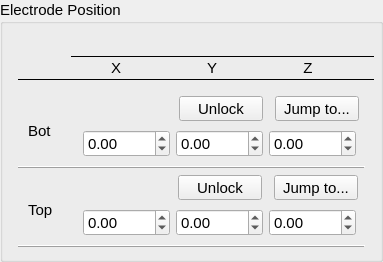
       <widget class="QGroupBox" name="postElecPositionGB">
        <property name="font">
         <font>
          <family>Arial</family>
          <pointsize>11</pointsize>
         </font>
        </property>
        <property name="title">
         <string>Electrode Position  </string>
        </property>
        <layout class="QGridLayout" name="gridLayout_7">
         <property name="leftMargin">
          <number>6</number>
         </property>
         <property name="rightMargin">
          <number>6</number>
         </property>
         <item row="4" column="0">
          <widget class="QWidget" name="topWig" native="true">
           <layout class="QGridLayout" name="gridLayout_3">
            <property name="topMargin">
             <number>0</number>
            </property>
            <property name="bottomMargin">
             <number>0</number>
            </property>
            <property name="verticalSpacing">
             <number>0</number>
            </property>
            <item row="0" column="0" rowspan="2" colspan="2">
             <widget class="QLabel" name="label_7">
              <property name="sizePolicy">
               <sizepolicy hsizetype="Fixed" vsizetype="Preferred">
                <horstretch>0</horstretch>
                <verstretch>0</verstretch>
               </sizepolicy>
              </property>
              <property name="minimumSize">
               <size>
                <width>50</width>
                <height>0</height>
               </size>
              </property>
              <property name="font">
               <font>
                <family>Arial</family>
                <pointsize>11</pointsize>
               </font>
              </property>
              <property name="text">
               <string>Top</string>
              </property>
              <property name="indent">
               <number>10</number>
              </property>
             </widget>
            </item>
            <item row="0" column="4">
             <widget class="QPushButton" name="topLockButton">
              <property name="sizePolicy">
               <sizepolicy hsizetype="Fixed" vsizetype="Fixed">
                <horstretch>0</horstretch>
                <verstretch>0</verstretch>
               </sizepolicy>
              </property>
              <property name="minimumSize">
               <size>
                <width>90</width>
                <height>25</height>
               </size>
              </property>
              <property name="font">
               <font>
                <family>Arial</family>
                <pointsize>11</pointsize>
               </font>
              </property>
              <property name="styleSheet">
               <string notr="true">margin-right: 6px;</string>
              </property>
              <property name="text">
               <string>Unlock</string>
              </property>
              <attribute name="buttonGroup">
               <string notr="true">unlockButtonGroup</string>
              </attribute>
             </widget>
            </item>
            <item row="0" column="3">
             <widget class="qSlicerMarkupsPlaceWidget" name="topPoint">
              <property name="sizePolicy">
               <sizepolicy hsizetype="Preferred" vsizetype="Preferred">
                <horstretch>0</horstretch>
                <verstretch>0</verstretch>
               </sizepolicy>
              </property>
              <property name="minimumSize">
               <size>
                <width>0</width>
                <height>0</height>
               </size>
              </property>
              <property name="font">
               <font>
                <family>Arial</family>
                <pointsize>11</pointsize>
               </font>
              </property>
              <property name="buttonsVisible">
               <bool>false</bool>
              </property>
              <property name="placeMultipleMarkups">
               <enum>qSlicerMarkupsPlaceWidget::ForcePlaceSingleMarkup</enum>
              </property>
              <property name="placeModeEnabled">
               <bool>false</bool>
              </property>
              <property name="deleteAllMarkupsOptionVisible">
               <bool>false</bool>
              </property>
              <property name="deleteButton().show()" stdset="0">
               <bool>true</bool>
              </property>
              <property name="placeButton().show()" stdset="0">
               <bool>true</bool>
              </property>
             </widget>
            </item>
            <item row="2" column="0" colspan="7">
             <widget class="Line" name="line_25">
              <property name="sizePolicy">
               <sizepolicy hsizetype="Preferred" vsizetype="Fixed">
                <horstretch>0</horstretch>
                <verstretch>0</verstretch>
               </sizepolicy>
              </property>
              <property name="minimumSize">
               <size>
                <width>0</width>
                <height>0</height>
               </size>
              </property>
              <property name="font">
               <font>
                <family>Arial</family>
                <pointsize>11</pointsize>
               </font>
              </property>
              <property name="frameShadow">
               <enum>QFrame::Raised</enum>
              </property>
              <property name="lineWidth">
               <number>1</number>
              </property>
              <property name="orientation">
               <enum>Qt::Horizontal</enum>
              </property>
             </widget>
            </item>
            <item row="1" column="2" colspan="5">
             <widget class="QWidget" name="widget_5" native="true">
              <layout class="QGridLayout" name="gridLayout_13">
               <property name="verticalSpacing">
                <number>6</number>
               </property>
               <item row="1" column="1">
                <widget class="QDoubleSpinBox" name="topY">
                 <property name="sizePolicy">
                  <sizepolicy hsizetype="Fixed" vsizetype="Fixed">
                   <horstretch>0</horstretch>
                   <verstretch>0</verstretch>
                  </sizepolicy>
                 </property>
                 <property name="minimumSize">
                  <size>
                   <width>60</width>
                   <height>0</height>
                  </size>
                 </property>
                 <property name="font">
                  <font>
                   <family>Arial</family>
                   <pointsize>11</pointsize>
                  </font>
                 </property>
                 <property name="focusPolicy">
                  <enum>Qt::StrongFocus</enum>
                 </property>
                 <property name="styleSheet">
                  <string notr="true"/>
                 </property>
                 <property name="minimum">
                  <double>-1000.000000000000000</double>
                 </property>
                 <property name="maximum">
                  <double>1000.000000000000000</double>
                 </property>
                </widget>
               </item>
               <item row="1" column="2">
                <widget class="QDoubleSpinBox" name="topZ">
                 <property name="sizePolicy">
                  <sizepolicy hsizetype="Fixed" vsizetype="Fixed">
                   <horstretch>0</horstretch>
                   <verstretch>0</verstretch>
                  </sizepolicy>
                 </property>
                 <property name="minimumSize">
                  <size>
                   <width>60</width>
                   <height>0</height>
                  </size>
                 </property>
                 <property name="font">
                  <font>
                   <family>Arial</family>
                   <pointsize>11</pointsize>
                  </font>
                 </property>
                 <property name="focusPolicy">
                  <enum>Qt::StrongFocus</enum>
                 </property>
                 <property name="minimum">
                  <double>-1000.000000000000000</double>
                 </property>
                 <property name="maximum">
                  <double>1000.000000000000000</double>
                 </property>
                </widget>
               </item>
               <item row="1" column="0">
                <widget class="QDoubleSpinBox" name="topX">
                 <property name="sizePolicy">
                  <sizepolicy hsizetype="Fixed" vsizetype="Fixed">
                   <horstretch>0</horstretch>
                   <verstretch>0</verstretch>
                  </sizepolicy>
                 </property>
                 <property name="minimumSize">
                  <size>
                   <width>60</width>
                   <height>0</height>
                  </size>
                 </property>
                 <property name="font">
                  <font>
                   <family>Arial</family>
                   <pointsize>11</pointsize>
                  </font>
                 </property>
                 <property name="focusPolicy">
                  <enum>Qt::StrongFocus</enum>
                 </property>
                 <property name="styleSheet">
                  <string notr="true"/>
                 </property>
                 <property name="showGroupSeparator" stdset="0">
                  <bool>false</bool>
                 </property>
                 <property name="minimum">
                  <double>-1000.000000000000000</double>
                 </property>
                 <property name="maximum">
                  <double>1000.000000000000000</double>
                 </property>
                </widget>
               </item>
              </layout>
             </widget>
            </item>
            <item row="0" column="5" colspan="2">
             <widget class="QPushButton" name="topJumpButton">
              <property name="sizePolicy">
               <sizepolicy hsizetype="Fixed" vsizetype="Fixed">
                <horstretch>0</horstretch>
                <verstretch>0</verstretch>
               </sizepolicy>
              </property>
              <property name="minimumSize">
               <size>
                <width>90</width>
                <height>25</height>
               </size>
              </property>
              <property name="font">
               <font>
                <family>Arial</family>
                <pointsize>11</pointsize>
               </font>
              </property>
              <property name="styleSheet">
               <string notr="true">margin-right: 6px;</string>
              </property>
              <property name="text">
               <string>Jump to...</string>
              </property>
              <attribute name="buttonGroup">
               <string notr="true">jumpToButtonGroup</string>
              </attribute>
             </widget>
            </item>
           </layout>
          </widget>
         </item>
         <item row="1" column="0">
          <widget class="QWidget" name="botWig" native="true">
           <property name="sizePolicy">
            <sizepolicy hsizetype="Preferred" vsizetype="Preferred">
             <horstretch>0</horstretch>
             <verstretch>0</verstretch>
            </sizepolicy>
           </property>
           <layout class="QGridLayout" name="gridLayout_6">
            <property name="topMargin">
             <number>0</number>
            </property>
            <property name="bottomMargin">
             <number>0</number>
            </property>
            <property name="verticalSpacing">
             <number>0</number>
            </property>
            <item row="0" column="0" rowspan="2">
             <widget class="QLabel" name="label_8">
              <property name="sizePolicy">
               <sizepolicy hsizetype="Fixed" vsizetype="Preferred">
                <horstretch>0</horstretch>
                <verstretch>0</verstretch>
               </sizepolicy>
              </property>
              <property name="minimumSize">
               <size>
                <width>50</width>
                <height>0</height>
               </size>
              </property>
              <property name="font">
               <font>
                <family>Arial</family>
                <pointsize>11</pointsize>
               </font>
              </property>
              <property name="text">
               <string>Bot</string>
              </property>
              <property name="margin">
               <number>0</number>
              </property>
              <property name="indent">
               <number>10</number>
              </property>
             </widget>
            </item>
            <item row="0" column="9">
             <widget class="QPushButton" name="botJumpButton">
              <property name="sizePolicy">
               <sizepolicy hsizetype="Fixed" vsizetype="Fixed">
                <horstretch>0</horstretch>
                <verstretch>0</verstretch>
               </sizepolicy>
              </property>
              <property name="minimumSize">
               <size>
                <width>90</width>
                <height>25</height>
               </size>
              </property>
              <property name="font">
               <font>
                <family>Arial</family>
                <pointsize>11</pointsize>
               </font>
              </property>
              <property name="styleSheet">
               <string notr="true">margin-right: 6px;</string>
              </property>
              <property name="text">
               <string>Jump to...</string>
              </property>
              <attribute name="buttonGroup">
               <string notr="true">jumpToButtonGroup</string>
              </attribute>
             </widget>
            </item>
            <item row="0" column="8">
             <widget class="QPushButton" name="botLockButton">
              <property name="sizePolicy">
               <sizepolicy hsizetype="Fixed" vsizetype="Fixed">
                <horstretch>0</horstretch>
                <verstretch>0</verstretch>
               </sizepolicy>
              </property>
              <property name="minimumSize">
               <size>
                <width>90</width>
                <height>25</height>
               </size>
              </property>
              <property name="font">
               <font>
                <family>Arial</family>
                <pointsize>11</pointsize>
               </font>
              </property>
              <property name="styleSheet">
               <string notr="true">margin-right: 6px;</string>
              </property>
              <property name="text">
               <string>Unlock</string>
              </property>
              <attribute name="buttonGroup">
               <string notr="true">unlockButtonGroup</string>
              </attribute>
             </widget>
            </item>
            <item row="1" column="1" colspan="9">
             <widget class="QWidget" name="widget_6" native="true">
              <layout class="QGridLayout" name="gridLayout_19">
               <item row="0" column="0">
                <widget class="QDoubleSpinBox" name="botX">
                 <property name="sizePolicy">
                  <sizepolicy hsizetype="Fixed" vsizetype="Fixed">
                   <horstretch>0</horstretch>
                   <verstretch>0</verstretch>
                  </sizepolicy>
                 </property>
                 <property name="minimumSize">
                  <size>
                   <width>60</width>
                   <height>0</height>
                  </size>
                 </property>
                 <property name="font">
                  <font>
                   <family>Arial</family>
                   <pointsize>11</pointsize>
                  </font>
                 </property>
                 <property name="focusPolicy">
                  <enum>Qt::StrongFocus</enum>
                 </property>
                 <property name="styleSheet">
                  <string notr="true"/>
                 </property>
                 <property name="showGroupSeparator" stdset="0">
                  <bool>false</bool>
                 </property>
                 <property name="minimum">
                  <double>-1000.000000000000000</double>
                 </property>
                 <property name="maximum">
                  <double>1000.000000000000000</double>
                 </property>
                </widget>
               </item>
               <item row="0" column="1">
                <widget class="QDoubleSpinBox" name="botY">
                 <property name="sizePolicy">
                  <sizepolicy hsizetype="Fixed" vsizetype="Fixed">
                   <horstretch>0</horstretch>
                   <verstretch>0</verstretch>
                  </sizepolicy>
                 </property>
                 <property name="minimumSize">
                  <size>
                   <width>60</width>
                   <height>0</height>
                  </size>
                 </property>
                 <property name="font">
                  <font>
                   <family>Arial</family>
                   <pointsize>11</pointsize>
                  </font>
                 </property>
                 <property name="focusPolicy">
                  <enum>Qt::StrongFocus</enum>
                 </property>
                 <property name="styleSheet">
                  <string notr="true"/>
                 </property>
                 <property name="minimum">
                  <double>-1000.000000000000000</double>
                 </property>
                 <property name="maximum">
                  <double>1000.000000000000000</double>
                 </property>
                </widget>
               </item>
               <item row="0" column="2">
                <widget class="QDoubleSpinBox" name="botZ">
                 <property name="sizePolicy">
                  <sizepolicy hsizetype="Fixed" vsizetype="Fixed">
                   <horstretch>0</horstretch>
                   <verstretch>0</verstretch>
                  </sizepolicy>
                 </property>
                 <property name="minimumSize">
                  <size>
                   <width>60</width>
                   <height>0</height>
                  </size>
                 </property>
                 <property name="font">
                  <font>
                   <family>Arial</family>
                   <pointsize>11</pointsize>
                  </font>
                 </property>
                 <property name="focusPolicy">
                  <enum>Qt::StrongFocus</enum>
                 </property>
                 <property name="minimum">
                  <double>-1000.000000000000000</double>
                 </property>
                 <property name="maximum">
                  <double>1000.000000000000000</double>
                 </property>
                </widget>
               </item>
              </layout>
             </widget>
            </item>
            <item row="0" column="4" colspan="4">
             <widget class="qSlicerMarkupsPlaceWidget" name="botPoint">
              <property name="sizePolicy">
               <sizepolicy hsizetype="Preferred" vsizetype="Preferred">
                <horstretch>0</horstretch>
                <verstretch>0</verstretch>
               </sizepolicy>
              </property>
              <property name="minimumSize">
               <size>
                <width>0</width>
                <height>0</height>
               </size>
              </property>
              <property name="font">
               <font>
                <family>Arial</family>
                <pointsize>11</pointsize>
               </font>
              </property>
              <property name="buttonsVisible">
               <bool>false</bool>
              </property>
              <property name="placeMultipleMarkups">
               <enum>qSlicerMarkupsPlaceWidget::ForcePlaceSingleMarkup</enum>
              </property>
              <property name="placeModeEnabled">
               <bool>false</bool>
              </property>
              <property name="deleteAllMarkupsOptionVisible">
               <bool>false</bool>
              </property>
              <property name="deleteButton().show()" stdset="0">
               <bool>true</bool>
              </property>
              <property name="placeButton().show()" stdset="0">
               <bool>true</bool>
              </property>
             </widget>
            </item>
            <item row="2" column="0" colspan="10">
             <widget class="Line" name="line_26">
              <property name="sizePolicy">
               <sizepolicy hsizetype="Preferred" vsizetype="Fixed">
                <horstretch>0</horstretch>
                <verstretch>0</verstretch>
               </sizepolicy>
              </property>
              <property name="minimumSize">
               <size>
                <width>0</width>
                <height>0</height>
               </size>
              </property>
              <property name="font">
               <font>
                <family>Arial</family>
                <pointsize>11</pointsize>
               </font>
              </property>
              <property name="frameShadow">
               <enum>QFrame::Raised</enum>
              </property>
              <property name="lineWidth">
               <number>1</number>
              </property>
              <property name="orientation">
               <enum>Qt::Horizontal</enum>
              </property>
             </widget>
            </item>
           </layout>
          </widget>
         </item>
         <item row="0" column="0">
          <widget class="QWidget" name="planEntryHeaderWig_4" native="true">
           <property name="font">
            <font>
             <family>Arial</family>
             <pointsize>11</pointsize>
            </font>
           </property>
           <layout class="QGridLayout" name="gridLayout_15">
            <property name="topMargin">
             <number>20</number>
            </property>
            <property name="rightMargin">
             <number>0</number>
            </property>
            <property name="verticalSpacing">
             <number>0</number>
            </property>
            <item row="1" column="3" alignment="Qt::AlignRight">
             <widget class="QLabel" name="planEntryHeadZ_5">
              <property name="sizePolicy">
               <sizepolicy hsizetype="MinimumExpanding" vsizetype="Preferred">
                <horstretch>0</horstretch>
                <verstretch>0</verstretch>
               </sizepolicy>
              </property>
              <property name="minimumSize">
               <size>
                <width>90</width>
                <height>0</height>
               </size>
              </property>
              <property name="font">
               <font>
                <family>Arial</family>
                <pointsize>11</pointsize>
                <weight>50</weight>
                <bold>false</bold>
               </font>
              </property>
              <property name="text">
               <string>Z</string>
              </property>
              <property name="alignment">
               <set>Qt::AlignCenter</set>
              </property>
             </widget>
            </item>
            <item row="1" column="2" alignment="Qt::AlignRight">
             <widget class="QLabel" name="planEntryHeadY_5">
              <property name="sizePolicy">
               <sizepolicy hsizetype="MinimumExpanding" vsizetype="Preferred">
                <horstretch>0</horstretch>
                <verstretch>0</verstretch>
               </sizepolicy>
              </property>
              <property name="minimumSize">
               <size>
                <width>90</width>
                <height>0</height>
               </size>
              </property>
              <property name="font">
               <font>
                <family>Arial</family>
                <pointsize>11</pointsize>
                <weight>50</weight>
                <bold>false</bold>
               </font>
              </property>
              <property name="text">
               <string>Y</string>
              </property>
              <property name="alignment">
               <set>Qt::AlignCenter</set>
              </property>
             </widget>
            </item>
            <item row="1" column="1" alignment="Qt::AlignRight">
             <widget class="QLabel" name="planEntryHeadX_5">
              <property name="sizePolicy">
               <sizepolicy hsizetype="MinimumExpanding" vsizetype="Preferred">
                <horstretch>0</horstretch>
                <verstretch>0</verstretch>
               </sizepolicy>
              </property>
              <property name="minimumSize">
               <size>
                <width>90</width>
                <height>0</height>
               </size>
              </property>
              <property name="font">
               <font>
                <family>Arial</family>
                <pointsize>11</pointsize>
                <weight>50</weight>
                <bold>false</bold>
               </font>
              </property>
              <property name="text">
               <string>X</string>
              </property>
              <property name="alignment">
               <set>Qt::AlignCenter</set>
              </property>
             </widget>
            </item>
            <item row="1" column="4">
             <spacer name="horizontalSpacer">
              <property name="orientation">
               <enum>Qt::Horizontal</enum>
              </property>
              <property name="sizeType">
               <enum>QSizePolicy::Fixed</enum>
              </property>
              <property name="sizeHint" stdset="0">
               <size>
                <width>15</width>
                <height>20</height>
               </size>
              </property>
             </spacer>
            </item>
            <item row="0" column="1" colspan="4">
             <widget class="Line" name="line_32">
              <property name="sizePolicy">
               <sizepolicy hsizetype="Minimum" vsizetype="Minimum">
                <horstretch>0</horstretch>
                <verstretch>0</verstretch>
               </sizepolicy>
              </property>
              <property name="font">
               <font>
                <family>Arial</family>
                <pointsize>11</pointsize>
               </font>
              </property>
              <property name="frameShadow">
               <enum>QFrame::Plain</enum>
              </property>
              <property name="lineWidth">
               <number>1</number>
              </property>
              <property name="orientation">
               <enum>Qt::Horizontal</enum>
              </property>
             </widget>
            </item>
            <item row="2" column="0" colspan="5">
             <widget class="Line" name="line_33">
              <property name="sizePolicy">
               <sizepolicy hsizetype="Preferred" vsizetype="Fixed">
                <horstretch>0</horstretch>
                <verstretch>0</verstretch>
               </sizepolicy>
              </property>
              <property name="minimumSize">
               <size>
                <width>0</width>
                <height>0</height>
               </size>
              </property>
              <property name="font">
               <font>
                <family>Arial</family>
                <pointsize>11</pointsize>
               </font>
              </property>
              <property name="frameShadow">
               <enum>QFrame::Plain</enum>
              </property>
              <property name="lineWidth">
               <number>1</number>
              </property>
              <property name="orientation">
               <enum>Qt::Horizontal</enum>
              </property>
             </widget>
            </item>
           </layout>
          </widget>
         </item>
        </layout>
       </widget>
